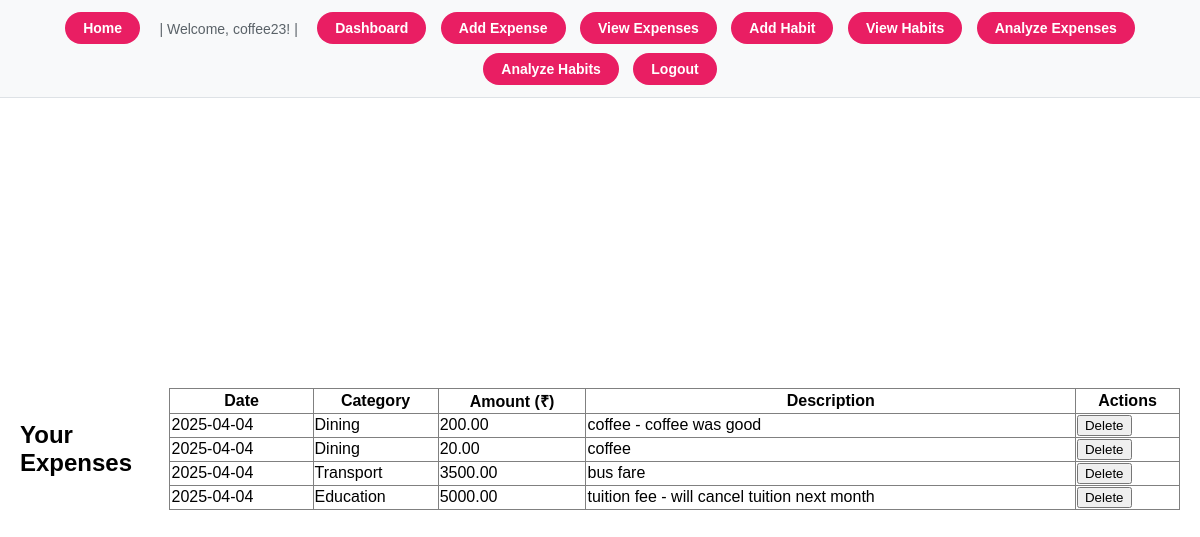
Before: /view_expenses (signed in) with the older database file.
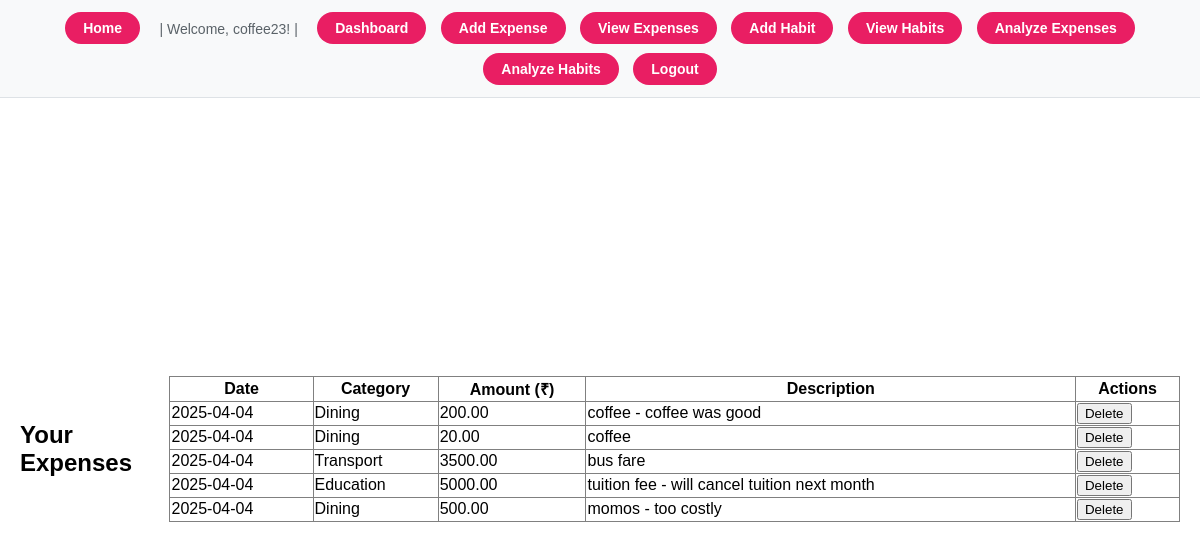
After: the same page with the newer database file.
### models.py (models this page shows, shortened)
class Expense(db.Model):
    id = db.Column(db.Integer, primary_key=True)
    date = db.Column(db.Date, nullable=False, default=date.today) # Use date.today for default
    category = db.Column(db.String(100), nullable=False)
    amount = db.Column(db.Float, nullable=False)
    description = db.Column(db.String(200), nullable=True)
    user_id = db.Column(db.Integer, db.ForeignKey('user.id'), nullable=False)

### app.py (the view)
    @app.route('/view_expenses')
    @login_required
    def view_expenses():
        user_expenses = Expense.query.filter_by(user_id=current_user.id).order_by(Expense.date.desc()).all()
        return render_template('view_expenses.html', expenses=user_expenses)

### models.py (called while the page is built)
@login_manager.user_loader
def load_user(user_id):
    return User.query.get(int(user_id))

### templates/view_expenses.html (shortened to what this page needs)
{% extends '_base.html' %}
{% block content %}
  <h2>Your Expenses</h2>
  {% if expenses %}
    <table border="1" style="width:100%; border-collapse: collapse;">
      <thead>
        <tr>
          <th>Date</th>
          <th>Category</th>
          <th>Amount (₹)</th>
          <th>Description</th>
          <th>Actions</th>
        </tr>
      </thead>
      <tbody>
        {% for expense in expenses %}
          <tr>
            <td>{{ expense.date.strftime('%Y-%m-%d') }}</td>
            <td>{{ expense.category }}</td>
            <td>{{ "%.2f"|format(expense.amount) }}</td>
            <td>{{ expense.description }}</td>
            <td>
              <form method="POST" action="{{ url_for('delete_expense', expense_id=expense.id) }}" style="display:inline;" onsubmit="return confirm('Are you sure you want to delete this expense?');">
                  <button type="submit">Delete</button>
              </form>
              </td>
          </tr>
        {% endfor %}
      </tbody>
    </table>
  {% else %}
    <p>You haven't logged any expenses yet. <a href="{{ url_for('add_expense') }}">Add one now!</a></p>
  {% endif %}
{% endblock %}

Changed rows visible on the page:
added Expense: date "2025-04-04", category "Dining", amount "500.00", description "momos - too costly"
